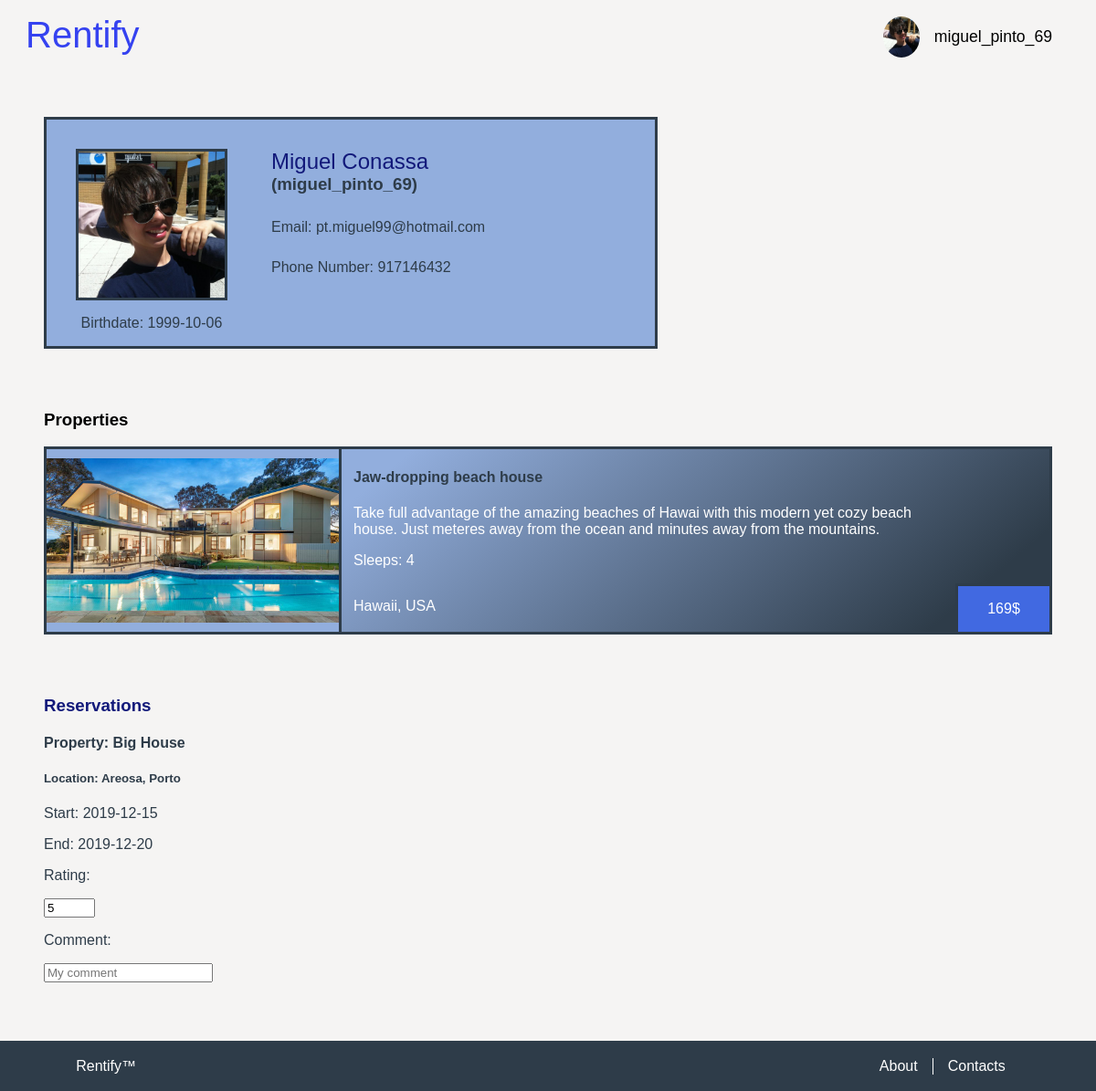
The page /pages/user.php (signed in) on the database as committed earlier.
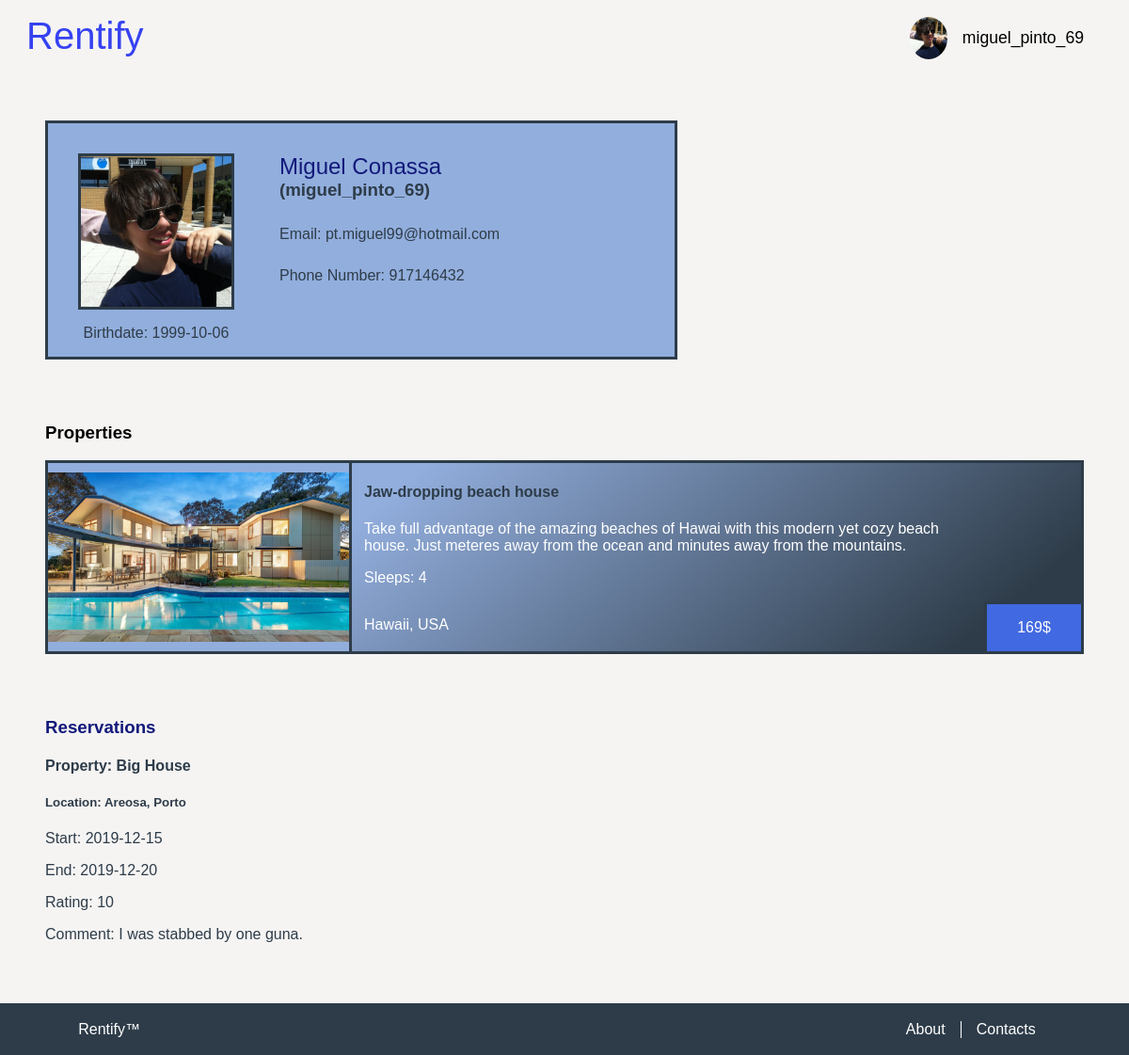
The same page on the database as committed later.
### tables this page shows
CREATE TABLE User(
    username TEXT UNIQUE PRIMARY KEY,
    full_name TEXT NOT NULL,
    birthdate DATE NOT NULL,
    phone INTEGER NOT NULL,
    email TEXT NOT NULL,
    password_hash INTEGER NOT NULL,
    image_name TEXT NOT NULL 
);

CREATE TABLE Property(
    id INTEGER PRIMARY KEY AUTOINCREMENT,
    owner_username TEXT REFERENCES User(username) ON DELETE CASCADE ON UPDATE CASCADE,
    title TEXT NOT NULL,
    price_per_day REAL NOT NULL,
    location TEXT NOT NULL,
    description TEXT NOT NULL,
    sleeps INTEGER NOT NULL,

    CONSTRAINT minimum_sleeps CHECK (sleeps > 0)
);

CREATE TABLE PropertyImage(
    property_id INTEGER REFERENCES Property(id),
    image_name TEXT NOT NULL,
    PRIMARY KEY(property_id, image_name)
);

CREATE TABLE Reservation(
    id INTEGER PRIMARY KEY AUTOINCREMENT,
    id_property INTEGER REFERENCES Property(id) ON DELETE CASCADE ON UPDATE CASCADE,
    tourist_username TEXT REFERENCES User(username) ON DELETE CASCADE ON UPDATE CASCADE,
    sleeps INTEGER NOT NULL,
    date_start DATE NOT NULL,
    date_end DATE NOT NULL,
    rating REAL,
    comment TEXT,

    CONSTRAINT valid_dates CHECK (date_end > date_start)
);

### database/user.php (called while the page is built, shortened)
<?php
  include_once "../database/connection.php";
  function getUserInfo($username, $password){
    global $db;
    $stmt = $db->prepare('SELECT * FROM User WHERE username = ? AND password_hash = ?');
    $stmt->execute(array($username, $password));
    return $stmt->fetch();
  }
  function getUserPassword($username){
    global $db;
    $stmt = $db->prepare('
        SELECT password_hash as password
        FROM User
        WHERE username = ?
    ');
    $stmt->execute(array($username));
    return $stmt->fetch();
  }
  function getUserImagePath($username) {
    global $db;
    $stmt = $db->prepare('
        SELECT image_name
        FROM User
        WHERE username = ?
    ');
    $stmt->execute(array($username));
    return $stmt->fetch();
  }
?>

### database/property.php (called while the page is built, shortened)
<?php
    include_once "../database/connection.php";
    function getPropertyInfo($id){
        global $db;
        $stmt = $db->prepare('
            SELECT *
			FROM Property
            WHERE id = ?
        ');
		$stmt->execute(array($id));
        $propertyInfo = $stmt->fetch();
        return $propertyInfo;
    }
    function getPropertyImages($id){
        global $db;
        $stmt = $db->prepare('
            SELECT PropertyImage.image_name as image
            FROM Property
            JOIN PropertyImage
            ON Property.id = PropertyImage.property_id
            WHERE Property.id = ?
        ');
        $stmt->execute(array($id));
        $propertyImages = $stmt->fetchAll();
        return $propertyImages;
    }
    function getUserProperties($username){
        global $db;
        $stmt = $db->prepare('
            SELECT Property.id as id
            FROM Property
            WHERE owner_username = ?
        ');
        $stmt->execute(array($username));
        return $stmt->fetchAll();
    }
?>

### database/reservations.php (called while the page is built, shortened)
<?php
    include_once "../database/connection.php";
    function getUserReservations($username){
        global $db;
        $stmt = $db->prepare('SELECT * FROM Reservation WHERE tourist_username = ?');
        $stmt->execute(array($username));
        return $stmt->fetchAll();
    }
?>

### pages/user.php (the view, shortened to what this page needs)
<?php
    include_once "../includes/init.php";
    include_once "../database/property.php";
    include_once "../database/user.php";
    include_once "../database/reservations.php";
    include_once "../templates/tpl_common.php";
    include_once "../templates/tpl_scroll_top.php";
    $username = $_SESSION['username'];
    $password_hash = getUserPassword($username)['password'];
    $user_info = getUserInfo($username, $password_hash);
    $property_ids = getUserProperties($username);
    $reservations = getUserReservations($username);
    document_main_part();
    include_scroll_top();
?>
        <link href="../css/user_page.css" rel="stylesheet">
        <link href="../css/properties_list.css" rel="stylesheet">
        <link href="../css/profile.css" rel="stylesheet">
    </head>
    <body>
        <?php
            draw_header('change_profile.php', 'Change Profile');
        ?>
        <section id="user_info">
            <div id="fit_crop">
                <img src="../images/<?=$user_info['image_name']?>"/>
            </div>
            <div id="headers">
                <h2><?=$user_info['full_name']?></h2>
                <h3>(<?=$user_info['username']?>)</h3>
            </div>
            <p id="email">Email: <?=$user_info['email']?></p>
            <p id="phone">Phone Number: <?=$user_info['phone']?></p>
            <p id="birthdate">Birthdate: <?=$user_info['birthdate']?></p>
        </section>
        <section id="properties">
            <h3 id="properties_h">Properties</h3>
        <?php
        if(count($property_ids) == 0){
        ?>
            <p>You didn't register any property yet.</p>
        <?php
        }
        else{
            foreach ($property_ids as $id) {
                $property_info = getPropertyInfo($id['id']);
                $property_images = getPropertyImages($id['id']);
            ?>
            <a href="property_page.php?property=<?=$id['id']?>">
                <article id="property">
                    <div id="image">
                        <img src="../images/<?=$property_images[0]['image']?>"/>
                    </div>
                    <h4 id="property_name"><?=$property_info['title']?></h4>
                    <p id="description"><?=$property_info['description']?></p>
                    <div id="price_box">
                        <p id="price"><?=$property_info['price_per_day']?></p>
                    </div>
                    <p id="sleeps"><?=$property_info['sleeps']?></p>
                    <p id="location"><?=$property_info['location']?></p>
                </article>
            </a>
            <?php
            }
        }
        ?>
        </section>
        <section id="user_reservations">
            <h3>Reservations</h3>
        <?php
        if(count($reservations) == 0){
        ?>
            <p>You didn't make any reservation yet.</p>
        <?php
        }else{
            foreach ($reservations as $reservation) {
                $property_info = getPropertyInfo($reservation['id_property']);
            ?>
            <div id="user_reservation">
                <h4>Property: <?=$property_info['title']?></h4>
                <h5>Location: <?=$property_info['location']?></h5>
                <p>Start: <?=$reservation['date_start']?></p>
                <p>End: <?=$reservation['date_end']?></p>
                <p>Rating:
                <?php
                if($reservation['rating'] == NULL){
                ?>
                    <form id="rating" action="../actions/action_rate.php" method="post">
                        <input type="number" name="rating" value="5" min="0" max="10" required/>
                    </form>
                <?php
                }else{
                    print($reservation['rating']);
                }
                ?>
                </p>
                <p>Comment:
                <?php
                if($reservation['comment'] == NULL){
                ?>
                    <form id="comment" action="../actions/action_comment.php" method="post">
                        <input type="text" name="comment" placeholder="My comment" required/>
                    </form>
                <?php
                }else{
                    print($reservation['comment']);
                }
                ?>
                </p>
            </div>
            <?php
            }
        }
        ?>
        </section>
<?php
    draw_footer(true);
?>

### templates/tpl_common.php (shortened to what this page needs)
<?php
include_once "../includes/init.php";
include_once "../database/user.php";
function draw_user_image(){
    $image_name = getUserImagePath($_SESSION['username']);
    $image_path = "../images/".$image_name['image_name'];
    echo "<img src=".$image_path." alt=\"User's photo\" id=\"user_photo\">";
}
function draw_header($page, $name){
?>
    <header>
        <h1><a href="index.php"> Rentify </a></h1>
        <?php
        if(isset($_SESSION['username'])) {
        ?>
            <div class="dropdown">
                <?php draw_user_image(); ?>
                <button  class="dropdown_button" id="user_badge" > <?php echo $_SESSION['username'] ?> </button>
            </div>
        <?php
        }
        ?>
    </header>
<?php
}
?>
<?php
function document_main_part(){
?>
<!DOCTYPE html>
<html lang="en">
    <head>
        <link href="../css/layout.css" rel="stylesheet">
        <link href="../css/style.css" rel="stylesheet">
<?php
}
function draw_footer($include_button){
?>
        <footer id="footer">
            <p><a href="../pages/index.php">Rentify™</a></p>
            <ul>
                <li><a href="../pages/about.php">About</a></li>
                <li><a href="../pages/contacts.php">Contacts</a></li>
            </ul>
        </footer>
    </body>
</html>
<?php
}
?>

### templates/tpl_scroll_top.php (shortened to what this page needs)
<?php
function include_scroll_top(){
?>
    <link rel="stylesheet" type="text/css" href="../css/scroll_button.css">
<?php
}
?>

### css/layout.css (style rules this page uses)
body { background-color: #F5F4F3; margin: 0; height: 100vh; display: grid; grid-template-rows: [header] auto [nav] auto [properties] 1fr [footer] auto [end]; }
body > header { display: grid; grid-template-columns: 6fr 1fr 1fr; grid-template-rows: 3fr 1fr 3fr; height: 3.0em; }
body > header h1 { grid-column: 1; grid-row-start: 1; grid-row-end: 3; padding-left: 0.3em; }
body > header #user_photo { width: 40px; border-radius: 50%; align-self: center; }
body > header #user_badge { font-size: 1.1em; color: black; }
.dropdown { display: grid; grid-column: 3; grid-row: 1; grid-template-columns: 1fr 1fr; grid-template-rows: 1.2fr 0.1fr; justify-items: start; margin-right: 1em; }
.dropdown .dropdown_button { cursor: pointer; font-size: 16px; border: none; outline: none; color: white; padding: 14px 16px; background-color: inherit; font-family: inherit; margin: 0; grid-row: 1; grid-column: 2; }

### css/style.css (style rules this page uses)
body > header { background-color: #F5F4F3; padding: 1em; }
body > header h1 { margin: 0; }
body > header a { color: #3542f0; font-weight: lighter; text-decoration: none; outline: none; }
body { font-family: 'Trebuchet MS', Helvetica, sans-serif; color: black; font-weight: lighter; }
body h1, body h2 { font-family: 'Trebuchet MS', Helvetica, sans-serif; color: black; font-weight: lighter; }
header h1 { font-size: 2.5em; }
#footer { font-family: "Helvetica"; }
html { height: 100%; }
#footer { display: grid; grid-template-columns: auto 0.1fr; background-color: #2e3c49; padding: 0.2em; text-align: center; margin: 0; height: 3em; align-self: end; }
#footer p { grid-column: 1; text-align: left; margin-left: 5em; }
#footer ul { display: flex; grid-column: 2; flex-direction: row; padding-left: 0%; text-align: right; margin-right: 5em; }
#footer li { display: block; flex: 1; list-style-type: none; padding-right: 1em; padding-left: 1em; }
#footer li:first-of-type { border-right: 1px solid white; }
#footer a { color: white; text-decoration: none; }

### css/user_page.css (style rules this page uses)
#user_info h2 { color: #12197a; }
#user_reservations { padding: 0em 3em 3em 3em; color: #2e3c49 }
#user_reservations h3 { color: #12197a; }

### css/properties_list.css (style rules this page uses)
#properties { padding: 0em 3em 3em 3em; }
#properties #properties_h { color: black; }
#properties #property { display: grid; border: solid #2e3c49; grid-template-columns: 320px auto 103px; grid-template-rows: auto 1fr; background: linear-gradient(140deg, #92aedd 30%, #2e3c49 90%); }
#properties a { text-decoration: none; }
#properties #property #image { background: #92aedd; width: 320px; border-right: solid #2e3c49; grid-column: 1; grid-row-start: 1; grid-row-end: 6; display:flex; align-items: center; }
#properties #property #image img { width: 320px; margin: auto; }
#properties #property #property_name { grid-column: 2; grid-row: 1; padding-left: 1em; color: #2e3c49; }
#properties #property #description { grid-column-start: 2; grid-column-end: 3; grid-row: 2; padding-left: 1em; color: white; margin: 0%; }
#properties #property #sleeps::before { content: 'Sleeps: ' }
#properties #property #sleeps { grid-column: 2; grid-row: 3; padding-left: 1em; color: white; }
#properties #property #price_box { grid-column: 3; grid-row: 4; align-self: end; height: 50px; width: 100px; border: solid #2e3c49; border-width: 0.2em 0em 0em 0.2em; background: royalblue; }
#properties #property #price { text-align: center; color: white; }
#properties #property #price::after { content: '$'; }
#properties #property #location { grid-column: 2; grid-row: 4; padding-left: 1em; color: white; }

### css/profile.css (style rules this page uses)
#user_info { display: grid; grid-template-columns: 0.4fr auto; grid-template-rows: auto; margin: 3em; margin-right: 40%; border: solid #2e3c49; background: #92aedd; }
#user_info #fit_crop { grid-column: 1; grid-row-start: 1; grid-row-end: 4; max-height: 160px; width: 160px; height: 160px; overflow: hidden; margin: 2em 2em 0em 2em; border: solid #2e3c49 }
#user_info img { width: 160px; }
#user_info #headers { margin-top: 16px; grid-column: 2; grid-row: 1; }
#user_info h2 { margin: 16px 0px 0px 16px; }
#user_info h3 { margin: 0px 0px 0px 16px; color: #2e3c49; }
#user_info #email { grid-column: 2; grid-row: 2; margin: 0px 0px 0px 16px; color: #2e3c49; }
#user_info #phone { grid-column: 2; grid-row: 3; margin: 0px 0px 0px 16px; color: #2e3c49; }
#user_info #birthdate { grid-column: 1; grid-row: 4; text-align: center; color: #2e3c49; }

Rows that differ between the two databases and show on the page:
changed reservation "Big House": comment (not shown) → "I was stabbed by one guna."; rating "5" → "10"
